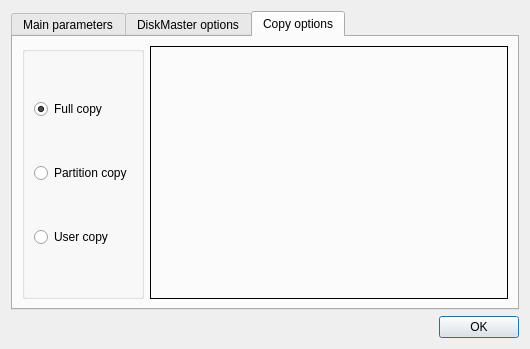
<?xml version="1.0" encoding="UTF-8"?>
<ui version="4.0">
 <class>CopyPropertiesDlg</class>
 <widget class="QDialog" name="CopyPropertiesDlg">
  <property name="enabled">
   <bool>true</bool>
  </property>
  <property name="geometry">
   <rect>
    <x>0</x>
    <y>0</y>
    <width>530</width>
    <height>349</height>
   </rect>
  </property>
  <property name="windowTitle">
   <string>Copy settings</string>
  </property>
  <layout class="QVBoxLayout" name="verticalLayout_7">
   <item>
    <widget class="QTabWidget" name="tabWidget">
     <property name="currentIndex">
      <number>2</number>
     </property>
     <widget class="QWidget" name="tab">
      <attribute name="title">
       <string>Main parameters</string>
      </attribute>
      <layout class="QVBoxLayout" name="verticalLayout_8">
       <item>
        <layout class="QHBoxLayout" name="horizontalLayout_3">
         <item>
          <widget class="CopyPropertiesUi" name="propertiesWidget" native="true"/>
         </item>
         <item>
          <spacer name="horizontalSpacer_2">
           <property name="orientation">
            <enum>Qt::Horizontal</enum>
           </property>
           <property name="sizeType">
            <enum>QSizePolicy::MinimumExpanding</enum>
           </property>
           <property name="sizeHint" stdset="0">
            <size>
             <width>40</width>
             <height>20</height>
            </size>
           </property>
          </spacer>
         </item>
        </layout>
       </item>
       <item>
        <spacer name="verticalSpacer">
         <property name="orientation">
          <enum>Qt::Vertical</enum>
         </property>
         <property name="sizeHint" stdset="0">
          <size>
           <width>20</width>
           <height>182</height>
          </size>
         </property>
        </spacer>
       </item>
      </layout>
     </widget>
     <widget class="QWidget" name="tab_3">
      <attribute name="title">
       <string>DiskMaster options</string>
      </attribute>
      <layout class="QVBoxLayout" name="verticalLayout_3">
       <item>
        <widget class="OptionWidget" name="DeviceOptionsWidget" native="true"/>
       </item>
      </layout>
     </widget>
     <widget class="QWidget" name="tab_2">
      <attribute name="title">
       <string>Copy options</string>
      </attribute>
      <layout class="QVBoxLayout" name="verticalLayout_6">
       <item>
        <layout class="QHBoxLayout" name="horizontalLayout_2">
         <item>
          <widget class="QGroupBox" name="groupBox">
           <property name="title">
            <string/>
           </property>
           <layout class="QVBoxLayout" name="verticalLayout">
            <item>
             <widget class="QRadioButton" name="fullCopyButton">
              <property name="text">
               <string>Full copy</string>
              </property>
              <property name="icon">
               <iconset resource="diskmasterui.qrc">
                <normaloff>:/DiskMasterUI/icons/hard_drive_clone.png</normaloff>:/DiskMasterUI/icons/hard_drive_clone.png</iconset>
              </property>
              <property name="iconSize">
               <size>
                <width>24</width>
                <height>24</height>
               </size>
              </property>
              <property name="checked">
               <bool>true</bool>
              </property>
             </widget>
            </item>
            <item>
             <widget class="QRadioButton" name="partitionCopyButton">
              <property name="text">
               <string>Partition copy</string>
              </property>
              <property name="icon">
               <iconset resource="diskmasterui.qrc">
                <normaloff>:/DiskMasterUI/icons/Partition.png</normaloff>:/DiskMasterUI/icons/Partition.png</iconset>
              </property>
              <property name="iconSize">
               <size>
                <width>24</width>
                <height>24</height>
               </size>
              </property>
             </widget>
            </item>
            <item>
             <widget class="QRadioButton" name="userCopyButton">
              <property name="text">
               <string>User copy</string>
              </property>
              <property name="icon">
               <iconset resource="diskmasterui.qrc">
                <normaloff>:/DiskMasterUI/icons/user_copy.png</normaloff>:/DiskMasterUI/icons/user_copy.png</iconset>
              </property>
              <property name="iconSize">
               <size>
                <width>24</width>
                <height>24</height>
               </size>
              </property>
             </widget>
            </item>
           </layout>
          </widget>
         </item>
         <item>
          <widget class="QStackedWidget" name="stackedWidget">
           <property name="frameShape">
            <enum>QFrame::Box</enum>
           </property>
           <property name="frameShadow">
            <enum>QFrame::Plain</enum>
           </property>
           <property name="currentIndex">
            <number>0</number>
           </property>
           <widget class="QWidget" name="pagefullCopy">
            <layout class="QVBoxLayout" name="verticalLayout_2"/>
           </widget>
           <widget class="QWidget" name="pagePartitionCopy">
            <layout class="QVBoxLayout" name="verticalLayout_4">
             <item>
              <widget class="PartitionTreeWidget" name="partitionWidget" native="true"/>
             </item>
            </layout>
           </widget>
           <widget class="QWidget" name="pageUserCopy">
            <layout class="QVBoxLayout" name="verticalLayout_5">
             <item>
              <widget class="CopyRangeWidget" name="rangeWidget" native="true">
               <property name="enabled">
                <bool>false</bool>
               </property>
              </widget>
             </item>
            </layout>
           </widget>
          </widget>
         </item>
        </layout>
       </item>
      </layout>
     </widget>
    </widget>
   </item>
   <item>
    <layout class="QHBoxLayout" name="horizontalLayout">
     <item>
      <spacer name="horizontalSpacer">
       <property name="orientation">
        <enum>Qt::Horizontal</enum>
       </property>
       <property name="sizeHint" stdset="0">
        <size>
         <width>40</width>
         <height>20</height>
        </size>
       </property>
      </spacer>
     </item>
     <item>
      <widget class="QPushButton" name="okButton">
       <property name="text">
        <string>OK</string>
       </property>
      </widget>
     </item>
    </layout>
   </item>
  </layout>
 </widget>
 <customwidgets>
  <customwidget>
   <class>CopyPropertiesUi</class>
   <extends>QWidget</extends>
   <header>copypropertiesui.h</header>
   <container>1</container>
  </customwidget>
  <customwidget>
   <class>CopyRangeWidget</class>
   <extends>QWidget</extends>
   <header>copyrangewidget.h</header>
   <container>1</container>
  </customwidget>
  <customwidget>
   <class>PartitionTreeWidget</class>
   <extends>QWidget</extends>
   <header>partitiontreewidget.h</header>
   <container>1</container>
  </customwidget>
  <customwidget>
   <class>OptionWidget</class>
   <extends>QWidget</extends>
   <header>optionwidget.h</header>
   <container>1</container>
  </customwidget>
 </customwidgets>
 <resources>
  <include location="diskmasterui.qrc"/>
 </resources>
 <connections>
  <connection>
   <sender>okButton</sender>
   <signal>clicked()</signal>
   <receiver>CopyPropertiesDlg</receiver>
   <slot>accept()</slot>
   <hints>
    <hint type="sourcelabel">
     <x>711</x>
     <y>421</y>
    </hint>
    <hint type="destinationlabel">
     <x>233</x>
     <y>29</y>
    </hint>
   </hints>
  </connection>
 </connections>
</ui>
